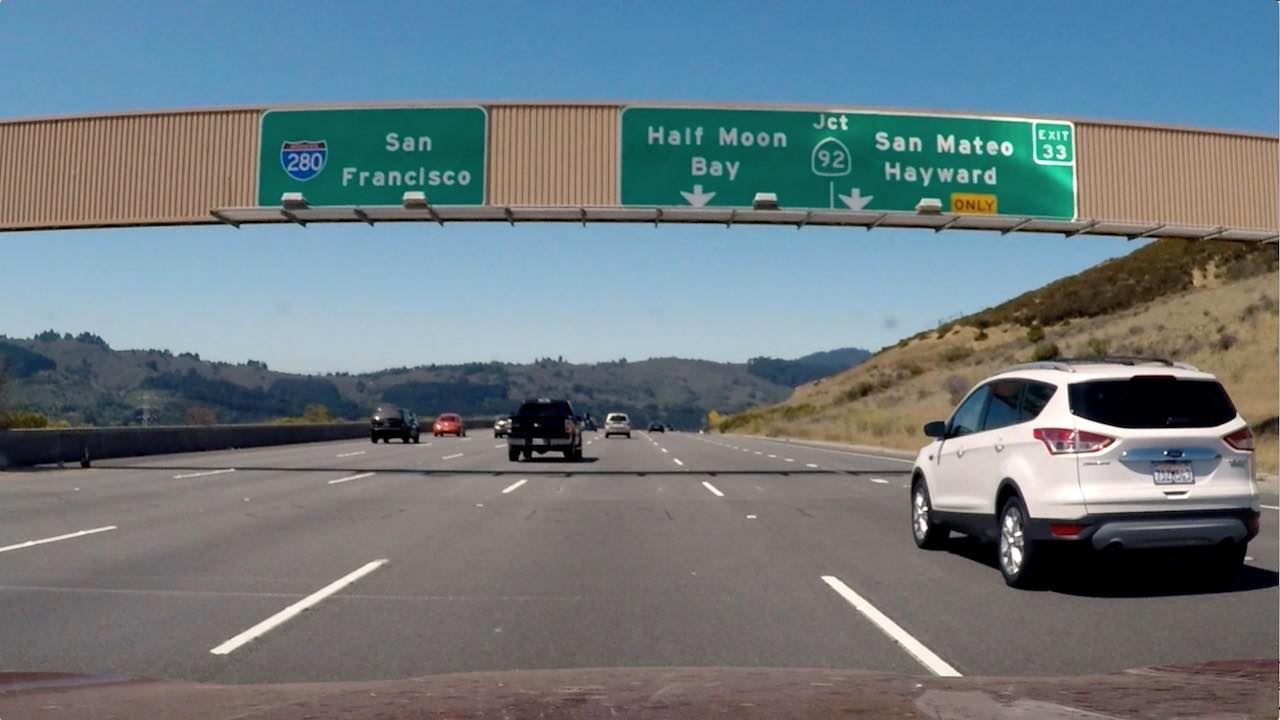
#> input picture 1. Computer Vision, Deep Learning, and Sensor Fusion/7. (lesson) Gradients and Color Spaces/6. combining_thresholds/signs_vehicles_xygrad.png, 1280 x 720 px
$ python gui_combining_thresholds.py   (older library calls are emulated)
#> lines starting #> are read from the running program, lines starting #| are printed output that depends on the picture; after the words box and inside, x2 and y2 are one past the last pixel; in counts of white or black regions, pixels touching at a corner belong together
import cv2
import numpy as np

def nothing(x):
    pass

def abs_sobel_thresh(img, orient='x', thresh_min=0, thresh_max=255):
    # Apply the following steps to img

    # 1) Convert to grayscale
    gray = cv2.cvtColor(img, cv2.COLOR_RGB2GRAY)

    # 2) Take the derivative in x or y given orient = 'x' or 'y'
    if orient == 'x':
        derivative = cv2.Sobel(gray, cv2.CV_64F, 1, 0)
    if orient == 'y':
        derivative = cv2.Sobel(gray, cv2.CV_64F, 0, 1)

    # 3) Take the absolute value of the derivative or gradient
    abs_sobel = np.absolute(derivative)

    # 4) Scale to 8-bit (0 - 255) then convert to type = np.uint8
    scaled_sobel = np.uint8(255 * abs_sobel / np.max(abs_sobel))

    # 5) Create a mask of 1's where the scaled gradient magnitude
            # is > thresh_min and < thresh_max
    binary_output = np.zeros_like(scaled_sobel)
    binary_output[(scaled_sobel >= thresh_min) & (scaled_sobel <= thresh_max)] = 255

    # 6) Return this mask as your binary_output image
    return binary_output

def mag_thresh(img, sobel_kernel=3, mag_thresh=(0, 255)):

    # Apply the following steps to img
    # 1) Convert to grayscale
    gray = cv2.cvtColor(img, cv2.COLOR_RGB2GRAY)

    # 2) Take the gradient in x and y separately
    sobelx = cv2.Sobel(gray, cv2.CV_64F, 1, 0, ksize=sobel_kernel)
    sobely = cv2.Sobel(gray, cv2.CV_64F, 0, 1, ksize=sobel_kernel)

    # 3) Calculate the magnitude
    abs_sobelxy = np.sqrt(sobelx**2 + sobely**2)

    # 4) Scale to 8-bit (0 - 255) and convert to type = np.uint8
    scaled_sobel = np.uint8(255 * abs_sobelxy / np.max(abs_sobelxy))

    # 5) Create a binary mask where mag thresholds are met
    binary_output = np.zeros_like(scaled_sobel)
    binary_output[(scaled_sobel >= mag_thresh[0]) & (scaled_sobel <= mag_thresh[1])] = 255

    # 6) Return this mask as your binary_output image
    return binary_output

def dir_threshold(img, sobel_kernel=3, thresh=(0, np.pi/2)):

    # Apply the following steps to img
    # 1) Convert to grayscale
    gray = cv2.cvtColor(img, cv2.COLOR_RGB2GRAY)

    # 2) Take the gradient in x and y separately
    sobelx = cv2.Sobel(gray, cv2.CV_64F, 1, 0, ksize=sobel_kernel)
    sobely = cv2.Sobel(gray, cv2.CV_64F, 0, 1, ksize=sobel_kernel)

    # 3) Take the absolute value of the x and y gradients
    abs_sobelx = np.absolute(sobelx)
    abs_sobely = np.absolute(sobely)

    # 4) Use np.arctan2(abs_sobely, abs_sobelx) to calculate the direction of the gradient
    direction = np.arctan2(abs_sobely, abs_sobelx)

    # 5) Create a binary mask where mag thresholds are met
    binary_output = np.zeros_like(direction)
    binary_output[(direction >= thresh[0]) & (direction <= thresh[1])] = 255

    # 6) Return this mask as your binary_output image
    return binary_output

# define a window
window_name = 'Combining thresholds'
cv2.namedWindow(window_name)

# Read the image
img = cv2.imread('signs_vehicles_xygrad.png')
#> img is the input picture: shape (720, 1280, 3); mean B, G, R 127.5, 121.6, 109.2

# create (abs_sobel_thresh) trackbars
cv2.createTrackbar('sobel_thresh_min', window_name, 0, 255, nothing)
cv2.createTrackbar('sobel_thresh_max', window_name, 0, 255, nothing)

# create (mag_thresh) trackbars
cv2.createTrackbar('magnitude_thresh_min', window_name, 0, 255, nothing)
cv2.createTrackbar('magnitude_thresh_max', window_name, 0, 255, nothing)
cv2.createTrackbar('magnitude_sobel_kernel',  window_name, 1, 31, nothing)

# create (dir_threshold) trackbars
granularity = 100
cv2.createTrackbar('direction_thresh_min', window_name, 0, int((np.pi / 2) * granularity), nothing)
cv2.createTrackbar('direction_thresh_max', window_name, 0, int((np.pi / 2) * granularity), nothing)
cv2.createTrackbar('direction_sobel_kernel', window_name, 1, 31, nothing)

while(1):

    # (abs_sobel_thresh) trackbars
    sobel_thresh_min = cv2.getTrackbarPos('sobel_thresh_min', window_name)
    sobel_thresh_max = cv2.getTrackbarPos('sobel_thresh_max', window_name)

    # (mag_thresh) trackbars
    magnitude_thresh_min = cv2.getTrackbarPos('magnitude_thresh_min',window_name)
    magnitude_thresh_max = cv2.getTrackbarPos('magnitude_thresh_max',window_name)
    magnitude_sobel_kernel = cv2.getTrackbarPos('magnitude_sobel_kernel',window_name)

    # (dir_threshold) trackbars
    direction_thresh_min = cv2.getTrackbarPos('direction_thresh_min', window_name)
    direction_thresh_max = cv2.getTrackbarPos('direction_thresh_max', window_name)
    direction_sobel_kernel = cv2.getTrackbarPos('direction_sobel_kernel', window_name)

    # kernel must be odd, so subtract 1 if parameter is even
    magnitude_sobel_kernel = magnitude_sobel_kernel - 1 if (magnitude_sobel_kernel % 2) == 0 else magnitude_sobel_kernel
    direction_sobel_kernel = direction_sobel_kernel - 1 if (direction_sobel_kernel % 2) == 0 else direction_sobel_kernel

    # Apply each of the thresholding functions
    gradx = abs_sobel_thresh(img, orient='x', thresh_min=sobel_thresh_min, thresh_max=sobel_thresh_max)
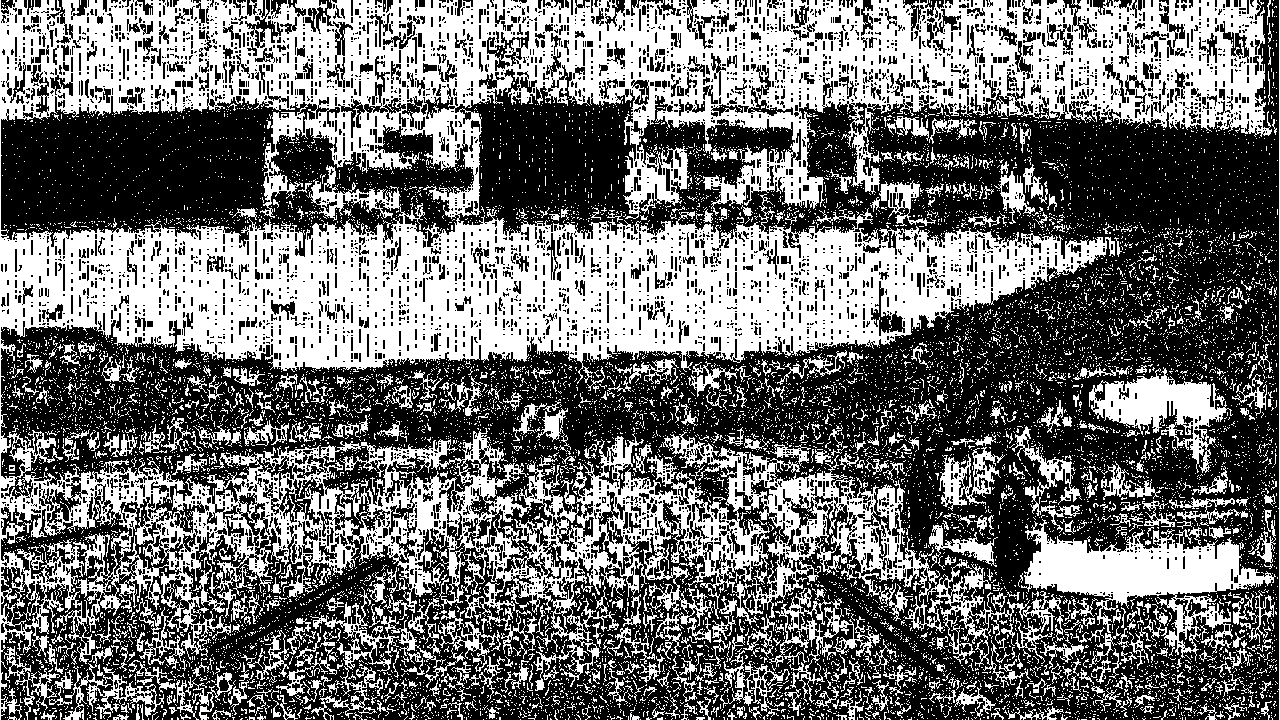
#> gradx: shape (720, 1280); 43.9% white; 11624 white regions (10991 under 20 px), largest, box (x1, y1, x2, y2) and area: (0, 0, 1272, 720) 295561, (1021, 519, 1276, 661) 12705, (1089, 367, 1233, 473) 5528
    grady = abs_sobel_thresh(img, orient='y', thresh_min=sobel_thresh_min, thresh_max=sobel_thresh_max)
#> grady: shape (720, 1280); 31.8% white; 13845 white regions (13077 under 20 px), largest, box (x1, y1, x2, y2) and area: (0, 0, 1280, 131) 80609, (0, 224, 1052, 364) 52327, (327, 495, 929, 663) 18975
    mag_binary = mag_thresh(img, sobel_kernel=magnitude_sobel_kernel, mag_thresh=(magnitude_thresh_min, magnitude_thresh_max))
#> in mag_thresh, `abs_sobelxy = np.sqrt(sobelx**2 + sobely**2)`:
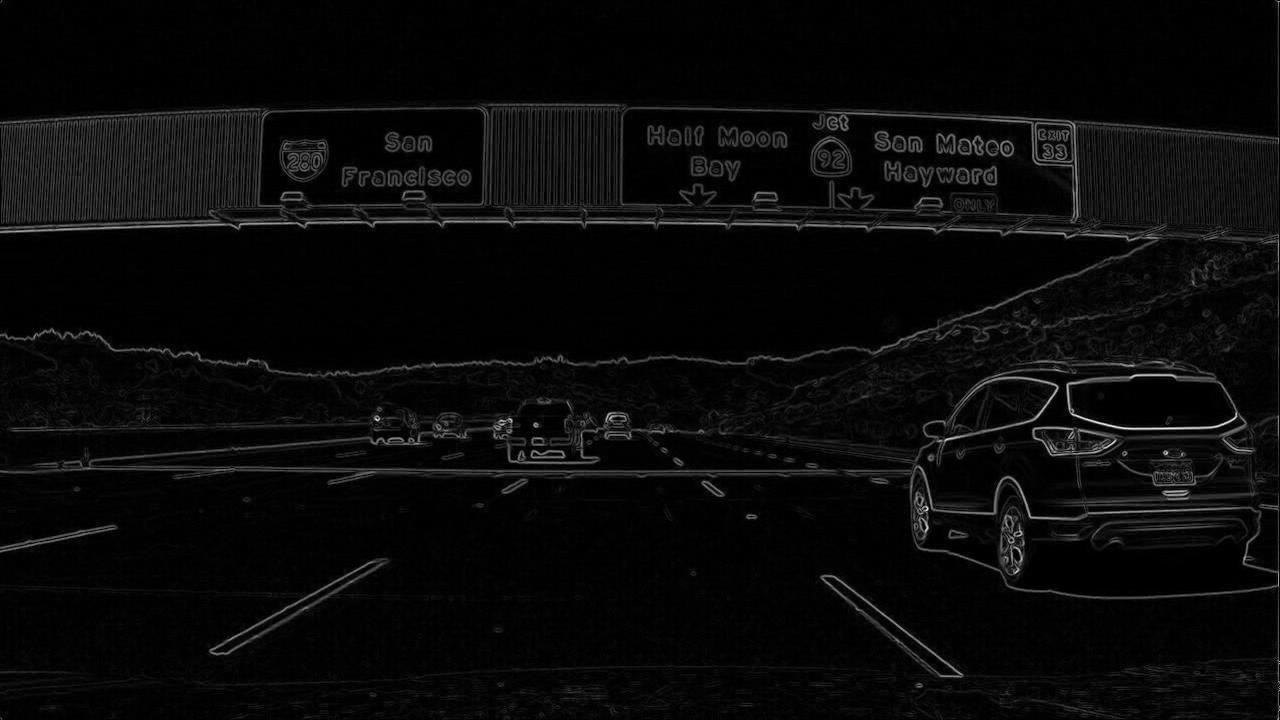
#> abs_sobelxy: shape (720, 1280) float64; min 0, max 239.4, mean 9.7
#> mag_binary: shape (720, 1280); 12.3% white; 13768 white regions (12674 under 20 px), largest, box (x1, y1, x2, y2) and area: (1025, 544, 1241, 592) 6867, (1113, 383, 1216, 417) 2459, (609, 337, 703, 352) 711
    dir_binary = dir_threshold(img, sobel_kernel=direction_sobel_kernel, thresh=(direction_thresh_min / granularity, direction_thresh_max / granularity))
#> in dir_threshold, `direction = np.arctan2(abs_sobely, abs_sobelx)`:
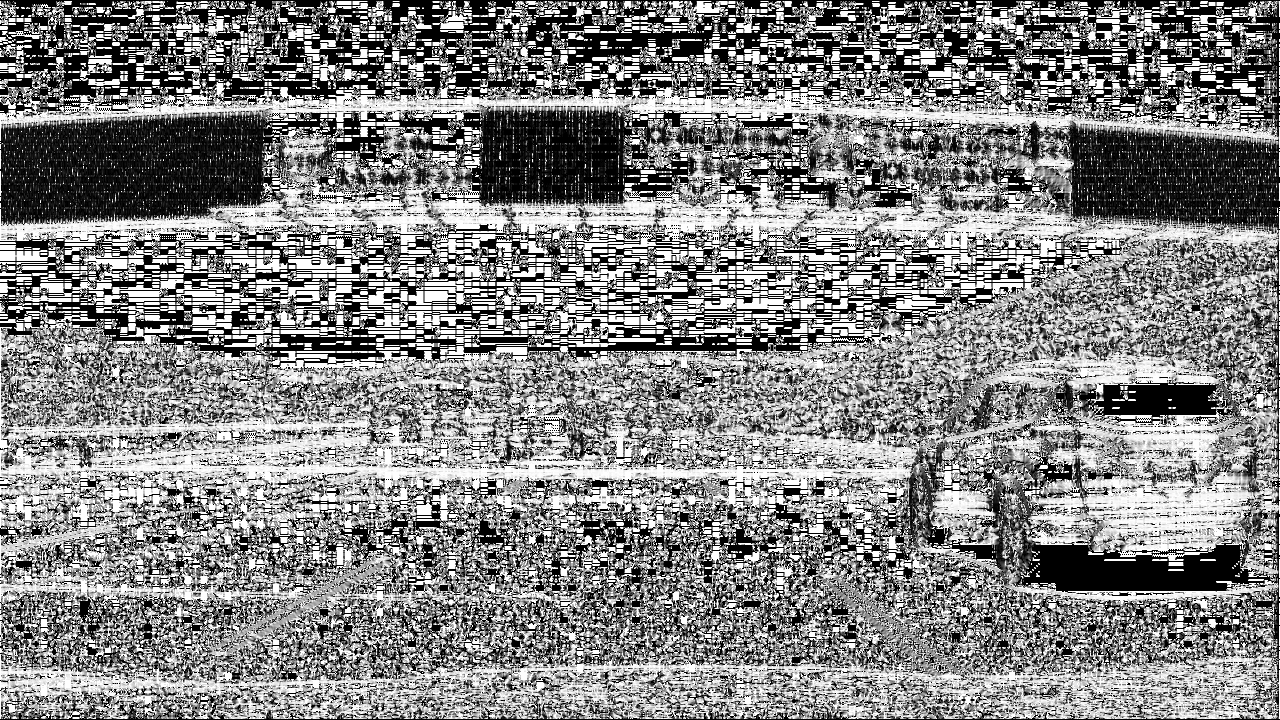
#> direction: shape (720, 1280) float64; min 0, max 1.57, mean 0.81; drawn with min black and max white
#> dir_binary: shape (720, 1280) float64; 22.8% white; 21293 white regions (20487 under 20 px), largest, box (x1, y1, x2, y2) and area: (0, 0, 1280, 103) 44615, (1016, 543, 1271, 593) 8170, (0, 231, 448, 298) 6454

    # combine the functions
    combined = np.zeros_like(dir_binary)
    combined[((gradx == 255) & (grady == 255)) | ((mag_binary == 255) & (dir_binary == 255))] = 255

    # show the image
    cv2.imshow(window_name, combined)
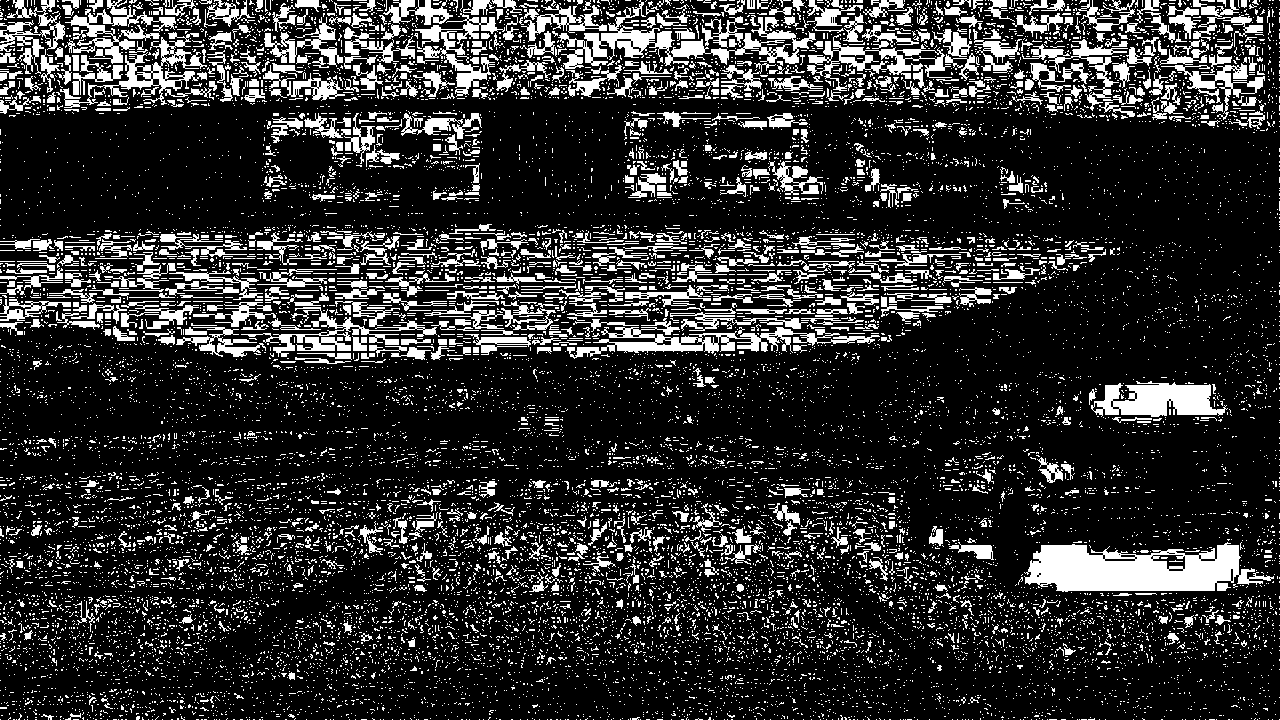
#> window 'Combining thresholds': shape (720, 1280); 18.3% white; 15978 white regions (14912 under 20 px), largest, box (x1, y1, x2, y2) and area: (1024, 542, 1274, 592) 8021, (558, 0, 816, 69) 4294, (567, 318, 880, 359) 3416

    # wait 1 sec on keypress = (esc)
    k = cv2.waitKey(1) & 0xFF
#> (key Esc is pressed here)
    if k == 27:
        break


cv2.destroyAllWindows()
